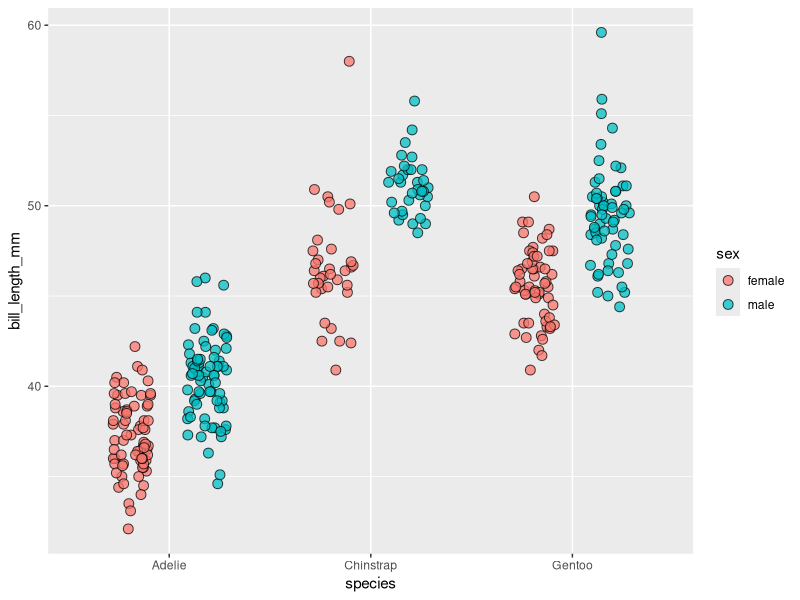
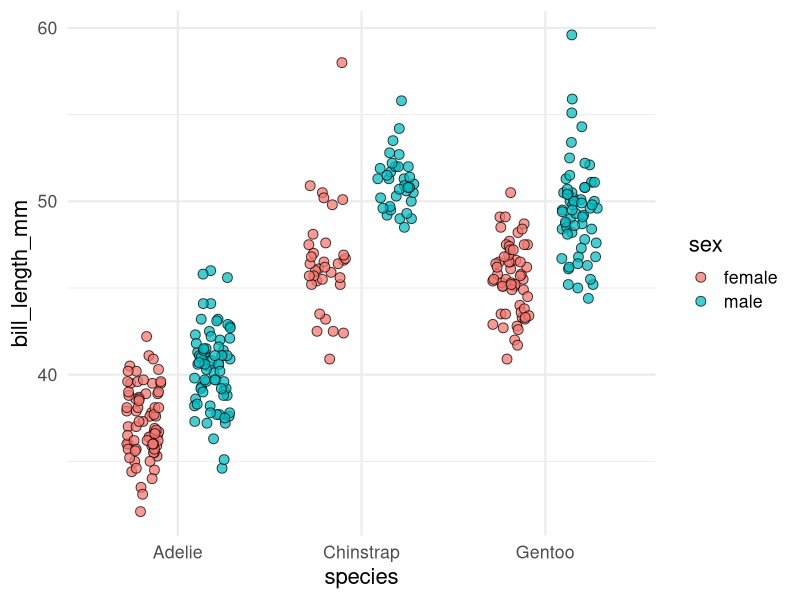
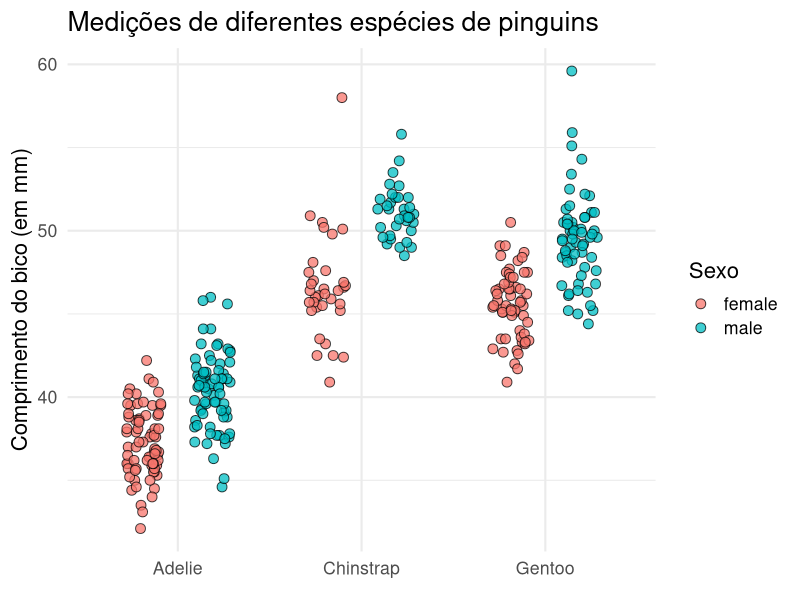
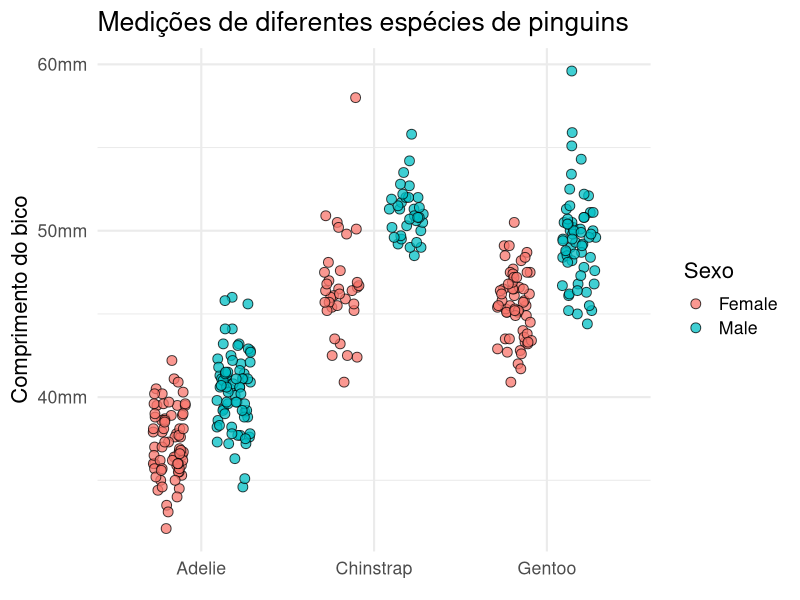
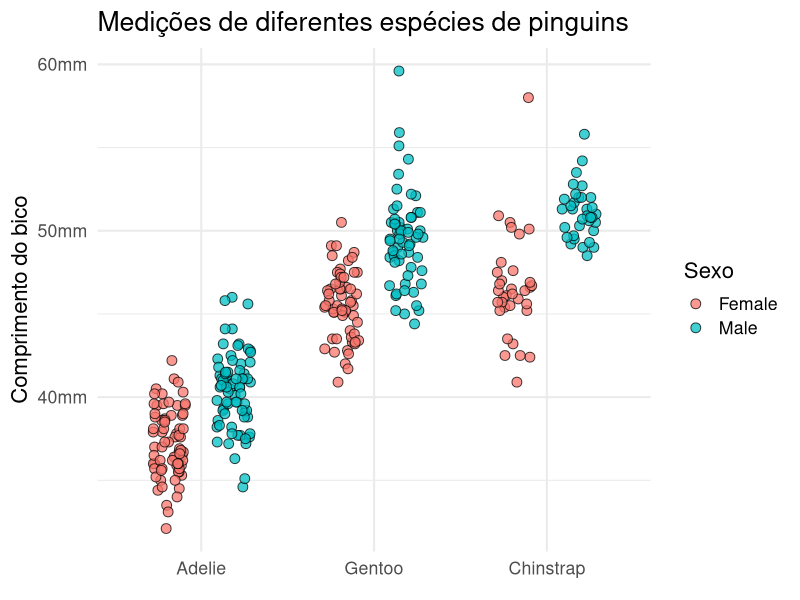
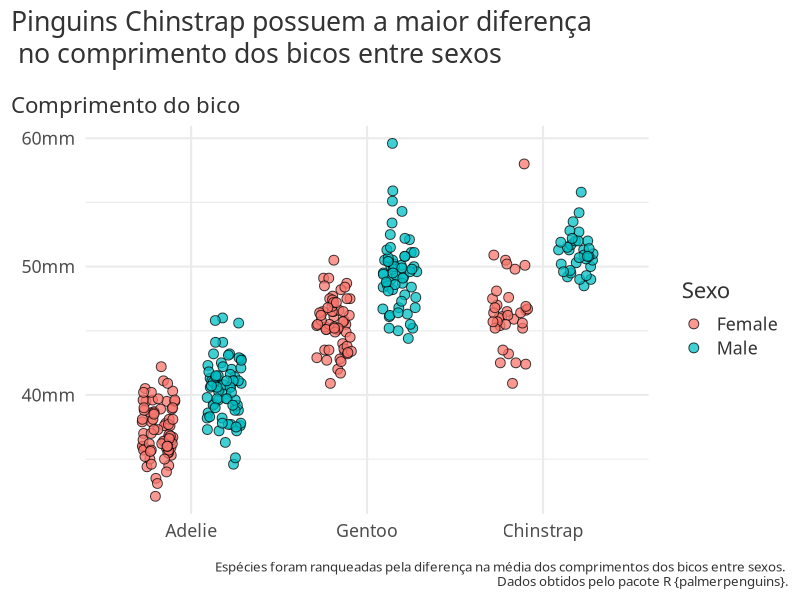

Write the R code that produced these figures, in order.
## ---- chunk 1

# carregar dados
penguins <- palmerpenguins::penguins |>
  dplyr::filter(!is.na(sex))

# plotar primeiro gráfico base
penguins |>
  # camada base
  ggplot2::ggplot(
    mapping = ggplot2::aes(
      x = species,
      y = bill_length_mm,
      fill = sex
    )
  ) +
  # camada geométrica
  ggplot2::geom_point(
    size = 3, # tamanho dos pontos
    alpha = 0.75, # opacidade dos pontos
    shape = 21, # tipo (tema) dos pontos
    color = 'black', # cor da borda dos pontos
    # garantir que os pontos sejam separados de acordo com o grupo específicado 
    # no 'fill' do mapping, o seed é só pra garantir a mesma disposição sempre
    position = ggplot2::position_jitterdodge(seed = 34543)
  )

## ---- chunk 2

penguins |>
  ggplot2::ggplot(
    mapping = ggplot2::aes(
      x = species,
      y = bill_length_mm,
      fill = sex
    )
  ) +
  ggplot2::geom_point(
    size = 3,
    alpha = 0.75,
    shape = 21,
    color = 'black',
    position = ggplot2::position_jitterdodge(seed = 34543)
  ) +
  # adicionando um tema preenchendo com o argumento base_size para garantir que
  # todo o texto do gráfico seja legível (aumentando o tamanho da fonte)
  ggplot2::theme_minimal(base_size = 16)

## ---- chunk 3
penguins |>
  ggplot2::ggplot(
    mapping = ggplot2::aes(
      x = species,
      y = bill_length_mm,
      fill = sex
    )
  ) +
  ggplot2::geom_point(
    size = 3,
    alpha = 0.75,
    shape = 21,
    color = "black",
    position = ggplot2::position_jitterdodge(seed = 34543)
  ) +
  ggplot2::theme_minimal(base_size = 16) +
  # adicionando títulos
  ggplot2::labs(
    x = ggplot2::element_blank(), # remover o título do eixo x
    y = "Comprimento do bico (em mm)", # eixo y
    fill = "Sexo", # legenda
    title = "Medições de diferentes espécies de pinguins" # título do gráfico
  )

## ---- chunk 4
penguins |>
  ggplot2::ggplot(
    mapping = ggplot2::aes(
      x = species,
      y = bill_length_mm,
      fill = sex
    )
  ) +
  ggplot2::geom_point(
    size = 3,
    alpha = 0.75,
    shape = 21,
    color = "black",
    position = ggplot2::position_jitterdodge(seed = 34543)
  ) +
  ggplot2::theme_minimal(base_size = 16) +
  ggplot2::labs(
    x = ggplot2::element_blank(),
    y = "Comprimento do bico",
    fill = "Sexo",
    title = "Medições de diferentes espécies de pinguins"
  ) +
  # alterar os dados da legenda, para esse caso os dados são 'discretos', ou seja, categorias
  ggplot2::scale_fill_discrete(
    # tranformar as labels da legenda para primeira letra maiúscula
    labels = \(x) stringr::str_to_title(x)
  ) +
  # alterar os dados do eixo y, para esse caso os dados são 'contínuos', ou seja,
  # números
  ggplot2::scale_y_continuous(
    # adicionar um sufixo nos números do eixo
    labels = scales::label_number(suffix = "mm")
  )

## ---- chunk 5

# modificar dados
# carregar dados
penguins <- palmerpenguins::penguins |>
  dplyr::filter(!is.na(sex)) |>
  # criar uma coluna com a média por espécie e sexo
  dplyr::mutate(
    group_median_bill_length = median(bill_length_mm),
    .by = c(species, sex)
  ) |> 
  dplyr::mutate(
    # ajustar a ordem das espécies de acordo com a média calculada
    species = forcats::fct_reorder(
      species,
      group_median_bill_length,
      # cricar uma função customizada para garantir que a ordem seja correta,
      # essa função calcula a diferença entre os valores únicos da coluna
      # 'group_median_bill_length' e depois realiza o módulo dos mesmos
      .fun = \(x) unique(x) |> diff() |> abs()
    )
  )

penguins |>    
  ggplot2::ggplot(
    mapping = ggplot2::aes(
      x = species,
      y = bill_length_mm,
      fill = sex
    )
  ) +
  ggplot2::geom_point(
    size = 3,
    alpha = 0.75,
    shape = 21,
    color = "black",
    position = ggplot2::position_jitterdodge(seed = 34543)
  ) +
  ggplot2::theme_minimal(base_size = 16) +
  ggplot2::labs(
    x = ggplot2::element_blank(),
    y = "Comprimento do bico",
    fill = "Sexo",
    title = "Medições de diferentes espécies de pinguins"
  ) +
  ggplot2::scale_fill_discrete(labels = \(x) stringr::str_to_title(x)) +
  ggplot2::scale_y_continuous(labels = scales::label_number(suffix = "mm"))


## ---- chunk 6

caption_text <- "Espécies foram ranqueadas pela diferença na média dos comprimentos dos bicos entre sexos. \n Dados obtidos pelo pacote R {palmerpenguins}."

penguins |>    
  ggplot2::ggplot(
    mapping = ggplot2::aes(
      x = species,
      y = bill_length_mm,
      fill = sex
    )
  ) +
  ggplot2::geom_point(
    size = 3,
    alpha = 0.75,
    shape = 21,
    color = "black",
    position = ggplot2::position_jitterdodge(seed = 34543)
  ) +
  ggplot2::theme_minimal(
    base_size = 16,
    base_family = "Source Sans Pro" # trocando a fonte de texto do gráfico
  ) +
  # alterar elementos gerais do gráficos
  ggplot2::theme(
    plot.title.position = "plot", # alinhar título com a borda total do gráfico
    plot.caption.position = "plot", # alinhar nota de rodapé com a borda total do gráfico
    text = ggplot2::element_text(color = "grey20"), # alterar a cor do text no gráfico
    plot.title = ggplot2::element_text(lineheight = 1), # aumentar o espaço entre as linhas do título
    plot.subtitle = ggplot2::element_text(
      # aumentar o espaço entre o subtítulo e o título
      margin = ggplot2::margin(t = 4, b = 2, unit = "mm")
    ),
    # ajustar tamanho da nota de rodapé configurando para ser 60% do tamanho padrão do gráfico (base_size)
    plot.caption = ggplot2::element_text(size = ggplot2::rel(0.6))
  ) +
  ggplot2::labs(
    x = ggplot2::element_blank(),
    y = ggplot2::element_blank(), # remover o título do eixo y
    subtitle = "Comprimento do bico", # adicionar o título do eixo y como subtítulo para ficar na horizontal (mais fácil para ler)
    fill = "Sexo",
    # adicionando um título ATIVO, que transmite algo direto em sua leitura
    title = "Pinguins Chinstrap possuem a maior diferença \n no comprimento dos bicos entre sexos",
    # adicionar uma nota de rodapé
    caption = caption_text
  ) +
  ggplot2::scale_fill_discrete(labels = \(x) stringr::str_to_title(x)) +
  ggplot2::scale_y_continuous(labels = scales::label_number(suffix = "mm"))


